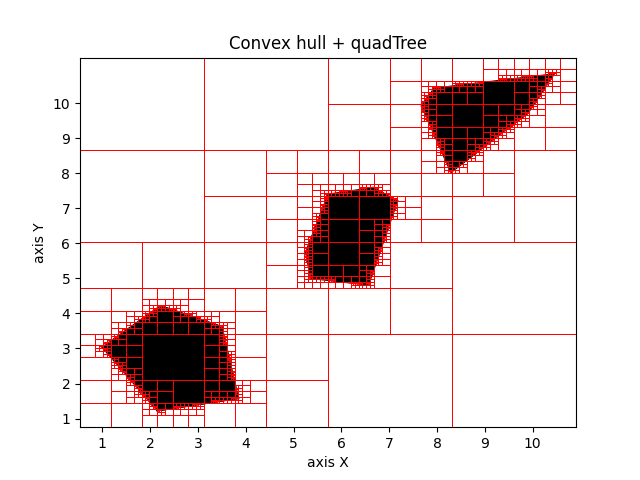

Source code (Python):
from PIL import Image, ImageDraw

class QuadTree:
    """A class implementing a quadtree."""

    def __init__(self, fileName):
        """Take an image file name as an argument.

        I will conduct the quadTree algorithm by operating on single pixels.
        It will work by implementing recursion on it.
        The image will be divided recursively into four smaller parts(squares) on the boundaries of the figures created 
        as a result of the convex hull program (convexHull.py).

        """

        self.im = Image.open(fileName) # Can be many different formats.
        self.pix = self.im.load() # loading pixels of an image
        print(self.im.size)  # Get the width and hight of the image for iterating over
        # set north west, north east, south west, south east for the computing area
        # I do not want to have the quadTree over the entire image, only where the figures are
        self.nw = [81,59]   # north west of an image
        self.ne = [575,59]  # north east of an image
        self.sw = [81,426]  # south west of an image
        self.se = [575,426] # south east of an image

    def __del__(self):
        print('Destructor called.')
        self.im.save('quadtree.png')  # Save the modified pixels as .png

    def divide(self, nw, ne, sw, se):
        """Divide a square by creating four subsquares."""

        # if nw[0] == ne[0] == sw[0] == se[0] or nw[1] == ne[1] == sw[1] == se[1]:
        #     return
        if nw == se:
            return

        black = 0 # number of black pixels
        white = 0 # number of white pixels
        for y in range(nw[1],sw[1] + 1):
            for x in range(nw[0],ne[0] + 1):
                if self.pix[x,y][:3] == (0,0,0): # Get the RGBA Value of the a pixel of an image
                    black += 1
                else:
                    white += 1

                # do the division only if there are black and white pixels in the current square
                # because the quadtree is conducted only for edges of figures (not for the enitire figures)
                if black >= 1 and white >= 1:
                    self.draw(nw, ne, sw, se)
                    # red lines are excluded from the computing area
                    # subtract -1 because a red line takes one pixel

                    # north west subsquare
                    self.divide(nw,[int(((ne[0] - nw[0]) / 2 ) + nw[0] ) - 1, ne[1]], [nw[0], int(((sw[1] - nw[1]) / 2 ) + nw[1] ) - 1 ], 
                    [ int(((ne[0] - nw[0]) / 2 ) + nw[0] ) - 1,  int(((sw[1] - nw[1]) / 2 ) + nw[1] ) - 1 ])
                    # north east subsquare
                    self.divide([int(((ne[0] - nw[0]) / 2 ) + nw[0] ) + 1, ne[1]], ne, [ int(((ne[0] - nw[0]) / 2 ) + nw[0] ) + 1,  int(((sw[1] - nw[1]) / 2 ) + nw[1] ) - 1 ],
                    [ne[0], int(((sw[1] - nw[1]) / 2 ) + nw[1] ) - 1 ] )
                    # south west subsquare
                    self.divide([nw[0], int(((sw[1] - nw[1]) / 2 ) + nw[1] ) + 1 ], [ int(((ne[0] - nw[0]) / 2 ) + nw[0] ) - 1,  int(((sw[1] - nw[1]) / 2 ) + nw[1] ) + 1 ],
                    sw, [ int(((ne[0] - nw[0]) / 2 ) + nw[0] ) - 1, sw[1]])
                    # south east subsquare
                    self.divide([ int(((ne[0] - nw[0]) / 2 ) + nw[0] ) + 1,  int(((sw[1] - nw[1]) / 2 ) + nw[1] ) + 1 ], [ne[0], int(((sw[1] - nw[1]) / 2 ) + nw[1] ) + 1 ],
                    [ int(((ne[0] - nw[0]) / 2 ) + nw[0] ) + 1, sw[1]], se)

                    return




    def draw(self, nw, ne, sw, se):
        """Draw a representation of the quadtree on the image."""

        imgLine = ImageDraw.Draw(self.im)
        imgLine.line([ (int(((ne[0] - nw[0]) / 2 ) + nw[0] ), ne[1]) , (int(((ne[0] - nw[0]) / 2 ) + nw[0] ), se[1]) ], fill='red', width=0 )
        imgLine.line([ (nw[0], int(((sw[1] - nw[1]) / 2 ) + nw[1] )) , (ne[0], int(((sw[1] - nw[1]) / 2 ) + nw[1] )) ], fill='red', width=0 )